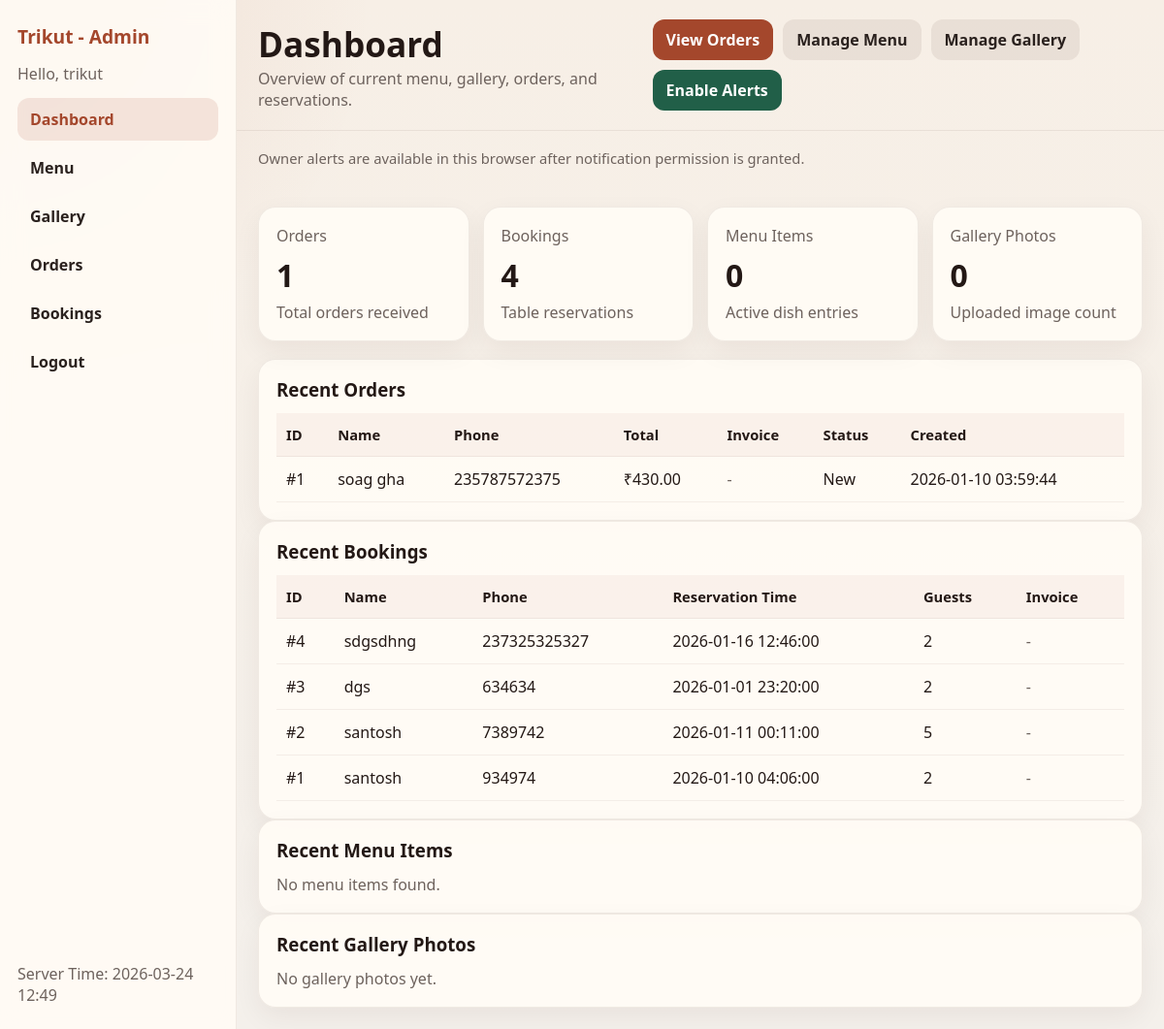
Page /admin/dashboard.php (signed in) on the committed database.
### tables this page shows
CREATE TABLE `orders` (
  `id` INT UNSIGNED NOT NULL AUTO_INCREMENT PRIMARY KEY,
  `name` VARCHAR(255) NOT NULL,
  `phone` VARCHAR(40) NOT NULL,
  `total` DECIMAL(10,2) NOT NULL DEFAULT 0.00,
  `items` TEXT NOT NULL,
  `status` VARCHAR(30) NOT NULL DEFAULT 'new',
  `created_at` DATETIME NOT NULL DEFAULT CURRENT_TIMESTAMP,
  INDEX (`phone`),
  INDEX (`created_at`),
  INDEX (`status`)
);

CREATE TABLE `bookings` (
  `id` INT UNSIGNED NOT NULL AUTO_INCREMENT PRIMARY KEY,
  `name` VARCHAR(255) NOT NULL,
  `phone` VARCHAR(40) NULL,
  `date` DATETIME NOT NULL,
  `size` SMALLINT UNSIGNED NOT NULL DEFAULT 1,
  `created_at` DATETIME NOT NULL DEFAULT CURRENT_TIMESTAMP,
  INDEX (`phone`),
  INDEX (`date`)
);

### admin/dashboard.php (the view, shortened to what this page needs)
<?php
require_once __DIR__ . '/../includes/db.php';
$adminName = 'Admin';
try {
    $stmt = $pdo->prepare('SELECT username FROM admins WHERE id = ? LIMIT 1');
    $stmt->execute([$_SESSION['admin']]);
    $row = $stmt->fetch(PDO::FETCH_ASSOC);
    if ($row && !empty($row['username'])) {
        $adminName = $row['username'];
    }
} catch (Throwable $e) {
}
function safe_count(PDO $pdo, string $table): int
{
    try {
        $stmt = $pdo->query("SELECT COUNT(*) AS c FROM `$table`");
        $row = $stmt->fetch(PDO::FETCH_ASSOC);
        return (int) ($row['c'] ?? 0);
    } catch (Throwable $e) {
        return 0;
    }
}
$counts = [
    'orders' => safe_count($pdo, 'orders'),
    'bookings' => safe_count($pdo, 'bookings'),
    'menu' => safe_count($pdo, 'menu'),
    'gallery' => safe_count($pdo, 'gallery'),
];
$recentOrders = [];
$recentBookings = [];
$recentMenu = [];
$recentGallery = [];
try {
    $stmt = $pdo->query('SELECT id, name, phone, total, status, created_at FROM orders ORDER BY id DESC LIMIT 6');
    $recentOrders = $stmt->fetchAll(PDO::FETCH_ASSOC);
} catch (Throwable $e) {
}
try {
    $stmt = $pdo->query('SELECT id, name, phone, date, size, created_at FROM bookings ORDER BY id DESC LIMIT 6');
    $recentBookings = $stmt->fetchAll(PDO::FETCH_ASSOC);
} catch (Throwable $e) {
}
try {
    $stmt = $pdo->query('SELECT id, name, price, img, active FROM menu ORDER BY id DESC LIMIT 6');
    $recentMenu = $stmt->fetchAll(PDO::FETCH_ASSOC);
} catch (Throwable $e) {
}
try {
    $stmt = $pdo->query('SELECT id, img, caption, created_at FROM gallery ORDER BY id DESC LIMIT 6');
    $recentGallery = $stmt->fetchAll(PDO::FETCH_ASSOC);
} catch (Throwable $e) {
}
?>
<!doctype html>
<html lang="en">
<head>
  <link rel="stylesheet" href="../CSS/style.css">
</head>
<body class="admin-body">
  <div class="admin-shell">
    <aside class="admin-sidebar" aria-label="Admin menu">
      <div class="admin-brand">Trikut - Admin</div>
      <div class="admin-greeting">Hello, <?php echo htmlspecialchars($adminName, ENT_QUOTES); ?></div>
      <nav class="admin-nav">
        <a class="is-active" href="dashboard.php">Dashboard</a>
        <a href="menu.php">Menu</a>
        <a href="gallery.php">Gallery</a>
        <a href="orders.php">Orders</a>
        <a href="bookings.php">Bookings</a>
        <a href="logout.php">Logout</a>
      </nav>
      <div class="admin-meta" style="margin-top:auto">Server Time: <?php echo date('Y-m-d H:i'); ?></div>
    </aside>
    <div class="admin-panel">
      <div class="admin-panel-header admin-header">
        <div>
          <h1 class="admin-heading">Dashboard</h1>
          <div class="admin-subtitle">Overview of current menu, gallery, orders, and reservations.</div>
        </div>
        <div class="admin-header-actions">
          <a class="admin-btn-primary" href="orders.php">View Orders</a>
          <a class="admin-btn-secondary" href="menu.php">Manage Menu</a>
          <a class="admin-btn-secondary" href="gallery.php">Manage Gallery</a>
          <button class="admin-btn-alert" id="enableNotificationsBtn" type="button">Enable Alerts</button>
        </div>
      </div>
      <div class="admin-notify-status" id="notifyStatus">Owner alerts are available in this browser after notification permission is granted.</div>
      <main class="admin-main">
        <section class="admin-stats">
          <div class="admin-card">
            <div class="admin-muted">Orders</div>
            <div class="admin-stat-number"><?php echo $counts['orders']; ?></div>
            <div class="admin-muted">Total orders received</div>
          </div>
          <div class="admin-card">
            <div class="admin-muted">Bookings</div>
            <div class="admin-stat-number"><?php echo $counts['bookings']; ?></div>
            <div class="admin-muted">Table reservations</div>
          </div>
          <div class="admin-card">
            <div class="admin-muted">Menu Items</div>
            <div class="admin-stat-number"><?php echo $counts['menu']; ?></div>
            <div class="admin-muted">Active dish entries</div>
          </div>
          <div class="admin-card">
            <div class="admin-muted">Gallery Photos</div>
            <div class="admin-stat-number"><?php echo $counts['gallery']; ?></div>
            <div class="admin-muted">Uploaded image count</div>
          </div>
        </section>
        <section class="admin-card">
          <h3 style="margin:0 0 12px">Recent Orders</h3>
          <?php if (empty($recentOrders)): ?>
            <div class="admin-empty">No recent orders found.</div>
          <?php else: ?>
            <div class="admin-table-wrap">
              <table class="admin-table">
                <thead>
                  <tr><th>ID</th><th>Name</th><th>Phone</th><th>Total</th><th>Invoice</th><th>Status</th><th>Created</th></tr>
                </thead>
                <tbody>
                  <?php foreach ($recentOrders as $order): ?>
                    <?php
                    $orderInvoiceRelative = 'assets/invoices/order_' . (int) $order['id'] . '.pdf';
                    $orderInvoiceFile = dirname(__DIR__) . '/assets/invoices/order_' . (int) $order['id'] . '.pdf';
                    ?>
                    <tr>
                      <td>#<?php echo (int) $order['id']; ?></td>
                      <td><?php echo htmlspecialchars($order['name'] ?? '-', ENT_QUOTES); ?></td>
                      <td><?php echo htmlspecialchars($order['phone'] ?? '-', ENT_QUOTES); ?></td>
                      <td>&#8377;<?php echo htmlspecialchars((string) ($order['total'] ?? '0.00'), ENT_QUOTES); ?></td>
                      <td>
                        <?php if (is_file($orderInvoiceFile)): ?>
                          <a class="admin-btn-secondary" href="<?php echo htmlspecialchars(app_url($orderInvoiceRelative), ENT_QUOTES); ?>" target="_blank" rel="noopener">Invoice</a>
                        <?php else: ?>
                          <span class="admin-muted">-</span>
                        <?php endif; ?>
                      </td>
                      <td><?php echo htmlspecialchars(ucfirst((string) ($order['status'] ?? 'new')), ENT_QUOTES); ?></td>
                      <td><?php echo htmlspecialchars($order['created_at'] ?? '-', ENT_QUOTES); ?></td>
                    </tr>
                  <?php endforeach; ?>
                </tbody>
              </table>
            </div>
          <?php endif; ?>
        </section>
        <section class="admin-card">
          <h3 style="margin:0 0 12px">Recent Bookings</h3>
          <?php if (empty($recentBookings)): ?>
            <div class="admin-empty">No recent bookings found.</div>
          <?php else: ?>
            <div class="admin-table-wrap">
              <table class="admin-table">
                <thead>
                  <tr><th>ID</th><th>Name</th><th>Phone</th><th>Reservation Time</th><th>Guests</th><th>Invoice</th></tr>
                </thead>
                <tbody>
                  <?php foreach ($recentBookings as $booking): ?>
                    <?php
                    $bookingInvoiceRelative = 'assets/invoices/booking_' . (int) $booking['id'] . '.pdf';
                    $bookingInvoiceFile = dirname(__DIR__) . '/assets/invoices/booking_' . (int) $booking['id'] . '.pdf';
                    ?>
                    <tr>
                      <td>#<?php echo (int) $booking['id']; ?></td>
                      <td><?php echo htmlspecialchars($booking['name'] ?? '-', ENT_QUOTES); ?></td>
                      <td><?php echo htmlspecialchars($booking['phone'] ?? '-', ENT_QUOTES); ?></td>
                      <td><?php echo htmlspecialchars($booking['date'] ?? ($booking['created_at'] ?? '-'), ENT_QUOTES); ?></td>
                      <td><?php echo htmlspecialchars((string) ($booking['size'] ?? '-'), ENT_QUOTES); ?></td>
                      <td>
                        <?php if (is_file($bookingInvoiceFile)): ?>
                          <a class="admin-btn-secondary" href="<?php echo htmlspecialchars(app_url($bookingInvoiceRelative), ENT_QUOTES); ?>" target="_blank" rel="noopener">Invoice</a>
                        <?php else: ?>
                          <span class="admin-muted">-</span>
                        <?php endif; ?>
                      </td>
                    </tr>
                  <?php endforeach; ?>
                </tbody>
              </table>
            </div>
          <?php endif; ?>
        </section>
        <section class="admin-card">
          <h3 style="margin:0 0 12px">Recent Menu Items</h3>
          <?php if (empty($recentMenu)): ?>
            <div class="admin-empty">No menu items found.</div>
          <?php endif; ?>
        </section>
        <section class="admin-card">
          <h3 style="margin:0 0 12px">Recent Gallery Photos</h3>
          <?php if (empty($recentGallery)): ?>
            <div class="admin-empty">No gallery photos yet.</div>
          <?php endif; ?>
        </section>
      </main>
    </div>
  </div>
</body>
</html>

### CSS/style.css (style rules this page uses)
:root { --bg: #f6f1ea; --surface: #fffaf4; --card: rgba(255, 251, 245, 0.92); --ink: #231815; --muted: #786a63; --accent: #a4472c; --accent-dark: #82331c; --accent-soft: #efe0d3; --border: rgba(113, 82, 68, 0.12); --shadow: 0 18px 48px rgba(46, 24, 16, 0.1); }
* { box-sizing: border-box; }
html { scroll-behavior: smooth; }
body { margin: 0; font-family: Georgia, "Times New Roman", serif; color: var(--ink); background: radial-gradient( circle at top left, rgba(164, 71, 44, 0.12), transparent 24% ), radial-gradient( circle at top right, rgba(206, 153, 81, 0.16), transparent 22% ), linear-gradient(180deg, #f1e0cf 0, var(--bg) 320px); }
a { color: inherit; }
button, input, textarea, select { font: inherit; }
.admin-body, .admin-login-body { margin: 0; min-height: 100vh; font-family: "Segoe UI", Tahoma, Geneva, Verdana, sans-serif; color: #231815; background: radial-gradient( circle at top left, rgba(164, 71, 44, 0.1), transparent 24% ), linear-gradient(180deg, #f7efe6 0, #f4f0eb 100%); }
.admin-body { display: block; }
.admin-shell { display: flex; min-height: 100vh; }
.admin-shell > * { min-width: 0; }
.admin-sidebar { width: 244px; padding: 24px 18px; display: flex; flex-direction: column; gap: 14px; border-right: 1px solid rgba(113, 82, 68, 0.1); background: rgba(255, 251, 245, 0.92); backdrop-filter: blur(12px); }
.admin-brand { font-size: 1.2rem; font-weight: 800; color: var(--accent); }
.admin-greeting, .admin-meta, .admin-empty, .admin-muted, .admin-subtitle { color: #6d625d; }
.admin-nav { display: grid; gap: 6px; }
.admin-nav a { display: block; padding: 11px 13px; border-radius: 12px; text-decoration: none; font-weight: 700; color: #2a211e; }
.admin-nav a:hover, .admin-nav a:focus-visible, .admin-nav a.is-active { background: rgba(164, 71, 44, 0.12); color: var(--accent); }
.admin-panel, .admin-page { flex: 1; }
.admin-panel { display: flex; flex-direction: column; }
.admin-main { padding: 22px; }
.admin-header, .admin-page-head { display: flex; justify-content: space-between; align-items: flex-end; gap: 16px; margin-bottom: 18px; }
.admin-panel-header { padding: 20px 22px; border-bottom: 1px solid rgba(113, 82, 68, 0.1); }
.admin-heading, .admin-title { margin: 0 0 6px; font-size: clamp(1.7rem, 3vw, 2.2rem); line-height: 1.05; }
.admin-actions, .admin-inline-actions, .admin-form-actions, .admin-header-actions { display: flex; gap: 10px; flex-wrap: wrap; align-items: center; }
.admin-notify-status { padding: 0 22px 18px; color: #6d625d; font-size: 0.92rem; }
.admin-grid, .admin-stats { display: grid; grid-template-columns: repeat(4, minmax(0, 1fr)); gap: 14px; margin-bottom: 18px; }
.admin-card { padding: 18px; border: 1px solid rgba(113, 82, 68, 0.1); border-radius: 18px; background: rgba(255, 251, 245, 0.96); box-shadow: 0 10px 28px rgba(46, 24, 16, 0.06); }
.admin-stat-number { margin: 8px 0 6px; font-size: 2rem; font-weight: 800; }
.admin-btn-primary, .admin-btn-secondary, .admin-btn-alert, .admin-btn-danger { display: inline-flex; align-items: center; justify-content: center; min-height: 42px; padding: 10px 14px; border: 0; border-radius: 12px; font-weight: 700; cursor: pointer; text-decoration: none; }
.admin-btn-primary { background: var(--accent); color: #fff; }
.admin-btn-secondary { background: rgba(113, 82, 68, 0.1); color: #2a211e; }
.admin-btn-alert { background: #215f48; color: #fff; }
.admin-table-wrap { overflow-x: auto; }
.admin-table { width: 100%; border-collapse: collapse; }
.admin-table th, .admin-table td { padding: 12px 10px; border-bottom: 1px solid rgba(113, 82, 68, 0.08); text-align: left; vertical-align: top; }
.admin-table th { background: rgba(164, 71, 44, 0.05); font-size: 0.92rem; }

### rows in the picture
orders: id "1", name "soag gha", phone "235787572375", total "430.00", status "New", created_at "2026-01-10 03:59:44"
bookings: id "4", name "sdgsdhng", phone "237325325327", date "2026-01-16 12:46:00", size "2"
bookings: id "3", name "dgs", phone "634634", date "2026-01-01 23:20:00", size "2"
bookings: id "2", name "santosh", phone "7389742", date "2026-01-11 00:11:00", size "5"
bookings: id "1", name "santosh", phone "934974", date "2026-01-10 04:06:00", size "2"

### other values in the picture
$adminName "trikut"
$counts['orders'] "1"
$counts['bookings'] "4"
$counts['menu'] "0"
$counts['gallery'] "0"
